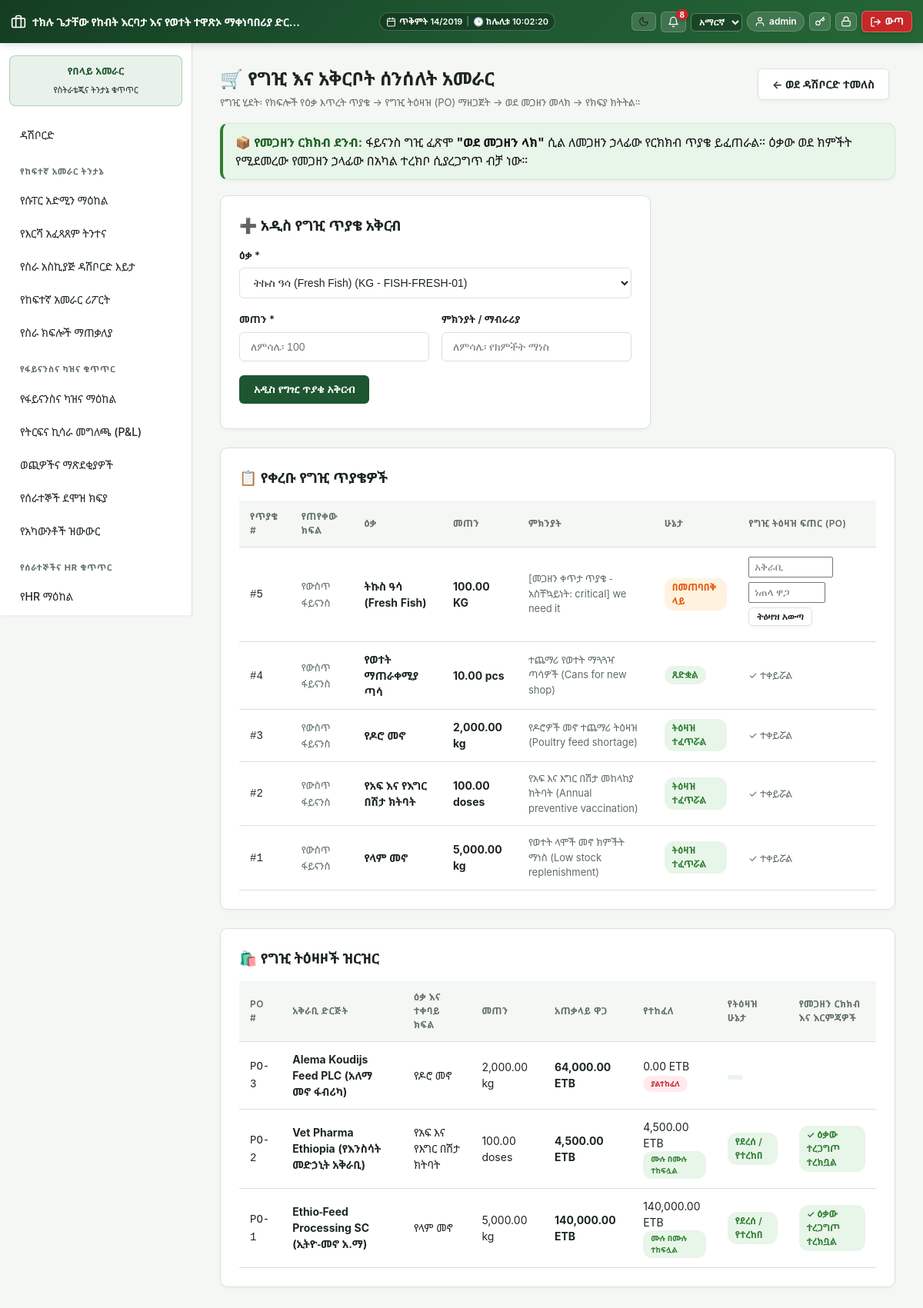
Page /modules/finance/purchasing.php (signed in) on the committed database.
### tables this page shows
CREATE TABLE `fin_purchase_requests` (
  `id` int(11) NOT NULL,
  `material_request_id` int(11) DEFAULT NULL,
  `stock_item_id` int(11) DEFAULT NULL,
  `quantity` decimal(12,2) NOT NULL,
  `justification` varchar(255) DEFAULT NULL,
  `requested_by` int(11) NOT NULL,
  `status` enum('pending','approved','rejected','converted_to_po') NOT NULL DEFAULT 'pending',
  `created_at` datetime DEFAULT current_timestamp()
);

CREATE TABLE `wh_stock_items` (
  `id` int(11) NOT NULL,
  `sku` varchar(50) NOT NULL,
  `name` varchar(150) NOT NULL,
  `product_class` enum('milk','feed','medicine','equipment','spare_parts','general') NOT NULL,
  `department_scope` varchar(20) DEFAULT NULL COMMENT 'NULL = shared across all departments in its product_class; otherwise a departments.code value restricting it to one department (see includes/material_request_shared.php)',
  `partition_code` enum('finished_products','feed_nutrition','materials_supplies') NOT NULL DEFAULT 'finished_products',
  `unit` varchar(20) NOT NULL,
  `is_perishable` tinyint(1) NOT NULL DEFAULT 0
);

CREATE TABLE `fin_purchase_orders` (
  `id` int(11) NOT NULL,
  `purchase_request_id` int(11) DEFAULT NULL,
  `material_request_id` int(11) DEFAULT NULL,
  `supplier_name` varchar(150) NOT NULL,
  `stock_item_id` int(11) NOT NULL,
  `quantity` decimal(12,2) NOT NULL,
  `unit_price` decimal(12,2) NOT NULL,
  `total_amount` decimal(14,2) NOT NULL,
  `amount_paid` decimal(14,2) NOT NULL DEFAULT 0.00,
  `payment_status` enum('unpaid','partial','paid') NOT NULL DEFAULT 'unpaid',
  `status` enum('draft','pending_approval','approved','sent','pending_receipt','received','cancelled') NOT NULL DEFAULT 'draft',
  `created_by` int(11) NOT NULL,
  `approved_by` int(11) DEFAULT NULL,
  `created_at` datetime DEFAULT current_timestamp()
);

### includes/auth.php (called while the page is built, shortened)
<?php
require_once __DIR__ . '/../config/db.php';
require_once __DIR__ . '/functions.php';
function current_user(): ?array
{
    return $_SESSION['user'] ?? null;
}

### includes/functions.php (called while the page is built, shortened)
<?php
require_once __DIR__ . '/../config/db.php';
function h(?string $s): string { return htmlspecialchars($s ?? '', ENT_QUOTES, 'UTF-8'); }
function current_locale(): string
{
    $user = current_user();
    $locale = $user['locale'] ?? ($_SESSION['guest_locale'] ?? 'en');
    return array_key_exists($locale, SUPPORTED_LOCALES) ? $locale : 'en';
}
function t(string $key, ?string $fallback = null): string
{
    static $cache = [];
    $locale = current_locale();
    if (!isset($cache[$locale])) {
        $path = __DIR__ . "/lang/{$locale}.php";
        $cache[$locale] = file_exists($path) ? require $path : [];
    }
    if (!isset($cache['en'])) {
        $pathEn = __DIR__ . '/lang/en.php';
        $cache['en'] = file_exists($pathEn) ? require $pathEn : [];
    }
    return $cache[$locale][$key] ?? $cache['en'][$key] ?? $fallback ?? $key;
}

### config/db.php (called while the page is built, shortened)
<?php
function db(): PDO
{
    static $pdo = null;
    if ($pdo === null) {
        try {
            $pdo = new PDO(
                "mysql:host=" . DB_HOST . ";dbname=" . DB_NAME . ";charset=utf8mb4",
                DB_USER,
                DB_PASS,
                [
                    PDO::ATTR_ERRMODE => PDO::ERRMODE_EXCEPTION,
                    PDO::ATTR_DEFAULT_FETCH_MODE => PDO::FETCH_ASSOC,
                ]
            );
        } catch (PDOException $e) {
            die('Database connection failed: ' . htmlspecialchars($e->getMessage()) .
                '<br>Check config/db.php — is MySQL running in XAMPP, and does the "aleltu_eifms" database exist?');
        }
    }
    return $pdo;
}

### modules/finance/purchasing.php (the view, shortened to what this page needs)
<?php
require_once __DIR__ . '/../../includes/functions.php';
require_once __DIR__ . '/../../includes/auth.php';
require_once __DIR__ . '/../../includes/header.php';
$items = db()->query("SELECT id, name, sku, unit FROM wh_stock_items ORDER BY name")->fetchAll();
$requests = db()->query(
    "SELECT pr.*, i.name AS item_name, i.unit, d.name AS dept_name, mr.id AS mat_req_id
     FROM fin_purchase_requests pr
     LEFT JOIN wh_stock_items i ON i.id = pr.stock_item_id
     LEFT JOIN dept_material_requests mr ON mr.id = pr.material_request_id
     LEFT JOIN departments d ON d.id = mr.department_id
     ORDER BY pr.id DESC LIMIT 30"
)->fetchAll();
$orders = db()->query(
    "SELECT po.*, i.name AS item_name, i.unit, d.name AS dept_name
     FROM fin_purchase_orders po
     JOIN wh_stock_items i ON i.id = po.stock_item_id
     LEFT JOIN dept_material_requests mr ON mr.id = po.material_request_id
     LEFT JOIN departments d ON d.id = mr.department_id
     ORDER BY po.id DESC LIMIT 30"
)->fetchAll();
?>
<div style="display:flex;justify-content:space-between;align-items:center;margin-bottom:16px;flex-wrap:wrap;gap:10px">
    <div>
        <h2 class="mt-0" style="margin-bottom:4px">🛒 <?= h(t('fin.purchasing_title', 'Finance Purchasing & Supply Chain')) ?></h2>
        <p class="text-muted" style="margin:0"><?= current_locale() === 'am' ? 'የግዢ ሂደት፡ የክፍሎች የዕቃ እጥረት ጥያቄ &rarr; የግዢ ትዕዛዝ (PO) ማዘጋጀት &rarr; ወደ መጋዘን መላክ &rarr; የክፍያ ክትትል።' : 'Procurement cycle: Department Shortage &rarr; Purchase Request &rarr; Purchase Order &rarr; Send to Warehouse &rarr; Payment Tracking.' ?></p>
    </div>
    <div style="display:flex;gap:8px">
        <a href="<?= BASE_URL ?>/modules/finance/dashboard.php" class="btn secondary">&larr; <?= h(t('fin.back_to_dashboard', 'Cash Flow Dashboard')) ?></a>
    </div>
</div>
<div class="card" style="background:#e8f5e9;border-left:4px solid #2e7d32;color:#111111;margin-bottom:20px;padding:12px 16px">
    <strong style="color:#1b5e20">📦 <?= current_locale() === 'am' ? 'የመጋዘን ርክክብ ደንብ:' : 'Warehouse Receiving Protection Rule:' ?></strong> <?= current_locale() === 'am' ? 'ፋይናንስ ግዢ ፈጽሞ <strong>"ወደ መጋዘን ላክ"</strong> ሲል ለመጋዘን ኃላፊው የርክክብ ጥያቄ ይፈጠራል። ዕቃው ወደ ክምችት የሚደመረው የመጋዘን ኃላፊው በአካል ተረክቦ ሲያረጋግጥ ብቻ ነው።' : 'When Finance completes a purchase and clicks "Send to Warehouse", an incoming shipment record is automatically created for the Storekeeper.' ?>
</div>
<div class="card" style="max-width:560px;margin-bottom:24px">
    <h3>➕ <?= h(t('fin.raise_request', 'Raise Internal Purchase Request')) ?></h3>
    <form method="post"><?= csrf_field() ?>
        <div class="form-group">
            <label><?= h(t('fin.item', 'Item')) ?> *</label>
            <select name="stock_item_id" required>
                <?php foreach ($items as $i): ?>
                    <option value="<?= (int) $i['id'] ?>"><?= h($i['name']) ?> (<?= h($i['unit']) ?> - <?= h($i['sku']) ?>)</option>
                <?php endforeach; ?>
            </select>
        </div>
        <div class="form-row">
            <div class="form-group">
                <label><?= h(t('fin.quantity', 'Quantity')) ?> *</label>
                <input type="number" step="0.01" min="0.1" name="quantity" required placeholder="<?= current_locale() === 'am' ? 'ለምሳሌ፡ 100' : 'e.g. 100' ?>">
            </div>
            <div class="form-group">
                <label><?= h(t('fin.justification', 'Justification / Purpose')) ?></label>
                <input type="text" name="justification" placeholder="<?= current_locale() === 'am' ? 'ለምሳሌ፡ የክምችት ማነስ' : 'e.g. Low inventory reorder' ?>">
            </div>
        </div>
        <button class="btn" type="submit"><?= h(t('fin.raise_request', 'Submit Purchase Request')) ?></button>
    </form>
</div>
<div class="card" style="margin-bottom:24px">
    <h3 style="margin-top:0">📋 <?= h(t('fin.purchase_requests', 'Purchase Requests Queue')) ?></h3>
    <div style="overflow-x:auto">
        <table>
            <thead>
                <tr>
                    <th><?= current_locale() === 'am' ? 'የጥያቄ #' : 'Req #' ?></th>
                    <th><?= current_locale() === 'am' ? 'የጠየቀው ክፍል' : 'Origin / Department' ?></th>
                    <th><?= current_locale() === 'am' ? 'ዕቃ' : 'Item' ?></th>
                    <th><?= current_locale() === 'am' ? 'መጠን' : 'Quantity' ?></th>
                    <th><?= current_locale() === 'am' ? 'ምክንያት' : 'Justification' ?></th>
                    <th><?= h(t('common.status', 'Status')) ?></th>
                    <th><?= current_locale() === 'am' ? 'የግዢ ትዕዛዝ ፍጠር (PO)' : 'Process PO' ?></th>
                </tr>
            </thead>
            <tbody>
                <?php foreach ($requests as $r):
                    $reqStText = match($r['status']) {
                        'converted_to_po' => (current_locale() === 'am' ? 'ትዕዛዝ ተፈጥሯል' : 'PO Created'),
                        'approved' => (current_locale() === 'am' ? 'ጸድቋል' : 'Approved'),
                        default => (current_locale() === 'am' ? 'በመጠባበቅ ላይ' : 'Pending')
                    };
                ?>
                    <tr>
                        <td><code>#<?= (int)$r['id'] ?></code></td>
                        <td>
                            <?php if ($r['mat_req_id']): ?>
                                <strong style="color:var(--primary)"><?= h($r['dept_name'] ?: (current_locale() === 'am' ? 'የስራ ክፍል' : 'Department')) ?></strong>
                                <br><small class="text-muted"><?= current_locale() === 'am' ? 'ከጥያቄ #' : 'Linked to Req #' ?><?= (int)$r['mat_req_id'] ?></small>
                            <?php else: ?>
                                <span class="text-muted"><?= current_locale() === 'am' ? 'የውስጥ ፋይናንስ' : 'Internal Finance' ?></span>
                            <?php endif; ?>
                        </td>
                        <td><strong><?= h($r['item_name']) ?></strong></td>
                        <td><strong style="font-size:14px"><?= number_format($r['quantity'], 2) ?> <?= h($r['unit']) ?></strong></td>
                        <td class="text-muted"><?= h($r['justification'] ?: '—') ?></td>
                        <td>
                            <span class="badge <?= $r['status'] === 'pending' ? 'dry' : 'milking' ?>">
                                <?= h($reqStText) ?>
                            </span>
                        </td>
                        <td>
                            <?php if ($r['status'] === 'pending'): ?>
                                <form method="post" style="display:flex;gap:6px;flex-wrap:wrap"><?= csrf_field() ?>
                                    <input type="text" name="supplier_name" placeholder="<?= current_locale() === 'am' ? 'አቅራቢ' : 'Supplier' ?>" required style="width:110px;padding:4px 6px">
                                    <input type="number" step="0.01" min="0.01" name="unit_price" placeholder="<?= current_locale() === 'am' ? 'ነጠላ ዋጋ' : 'Unit Price' ?>" required style="width:100px;padding:4px 6px">
                                    <button class="btn secondary" type="submit" style="padding:4px 10px;font-size:12px"><?= current_locale() === 'am' ? 'ትዕዛዝ አውጣ' : 'Create PO' ?></button>
                                </form>
                            <?php else: ?>
                                <span class="text-muted">✓ <?= current_locale() === 'am' ? 'ተቀይሯል' : 'Converted' ?></span>
                            <?php endif; ?>
                        </td>
                    </tr>
                <?php endforeach; ?>
            </tbody>
        </table>
    </div>
</div>
<div class="card">
    <h3 style="margin-top:0">🛍️ <?= h(t('fin.purchase_orders', 'Purchase Orders & Warehouse Dispatch')) ?></h3>
    <div style="overflow-x:auto">
        <table>
        <thead>
            <tr>
                <th>PO #</th>
                <th><?= current_locale() === 'am' ? 'አቅራቢ ድርጅት' : 'Supplier' ?></th>
                <th><?= current_locale() === 'am' ? 'ዕቃ እና ተቀባይ ክፍል' : 'Item & Destination' ?></th>
                <th><?= current_locale() === 'am' ? 'መጠን' : 'Quantity' ?></th>
                <th><?= current_locale() === 'am' ? 'አጠቃላይ ዋጋ' : 'Total Value' ?></th>
                <th><?= current_locale() === 'am' ? 'የተከፈለ' : 'Paid Amount' ?></th>
                <th><?= current_locale() === 'am' ? 'የትዕዛዝ ሁኔታ' : 'Order Status' ?></th>
                <th><?= current_locale() === 'am' ? 'የመጋዘን ርክክብ እና እርምጃዎች' : 'Warehouse Dispatch / Actions' ?></th>
            </tr>
        </thead>
        <tbody>
            <?php foreach ($orders as $o):
                $payStatusBadge = ['unpaid' => 'badge sold', 'partial' => 'badge dry', 'paid' => 'badge milking'][$o['payment_status']] ?? 'badge';
                $payStatusText = match($o['payment_status']) {
                    'paid' => (current_locale() === 'am' ? 'ሙሉ በሙሉ ተከፍሏል' : 'Paid'),
                    'partial' => (current_locale() === 'am' ? 'በከፊል ተከፍሏል' : 'Partial'),
                    default => (current_locale() === 'am' ? 'ያልተከፈለ' : 'Unpaid')
                };
                $orderStatusBadge = match($o['status']) {
                    'received' => 'badge milking',
                    'pending_receipt', 'sent_to_warehouse' => 'badge dry',
                    'pending_approval' => 'badge sold',
                    'approved' => 'badge active',
                    default => 'badge'
                };
                $orderStatusText = match($o['status']) {
                    'received' => (current_locale() === 'am' ? 'የደረሰ / የተረከበ' : 'Received'),
                    'pending_receipt', 'sent_to_warehouse' => (current_locale() === 'am' ? 'ወደ መጋዘን የተላከ' : 'Sent to Warehouse'),
                    'pending_approval' => (current_locale() === 'am' ? 'ማጽደቅ ይጠብቃል' : 'Pending Approval'),
                    'approved' => (current_locale() === 'am' ? 'የጸደቀ' : 'Approved'),
                    default => str_replace('_', ' ', $o['status'])
                };
            ?>
                <tr>
                    <td><code>PO-<?= (int)$o['id'] ?></code></td>
                    <td><strong><?= h($o['supplier_name']) ?></strong></td>
                    <td>
                        <?= h($o['item_name']) ?>
                    </td>
                    <td><?= number_format($o['quantity'], 2) ?> <?= h($o['unit']) ?></td>
                    <td><strong><?= number_format($o['total_amount'], 2) ?> <?= h(t('common.etb', 'ETB')) ?></strong></td>
                    <td>
                        <?= number_format($o['amount_paid'], 2) ?> <?= h(t('common.etb', 'ETB')) ?>
                        <br><span class="<?= $payStatusBadge ?>" style="font-size:10px"><?= h($payStatusText) ?></span>
                    </td>
                    <td>
                        <span class="<?= $orderStatusBadge ?>"><?= h($orderStatusText) ?></span>
                    </td>
                    <td>
                        <?php if ($o['status'] === 'pending_approval'): ?>
                            <form method="post"><?= csrf_field() ?>
                                <input type="hidden" name="approve_po" value="<?= (int) $o['id'] ?>">
                                <button class="btn secondary" type="submit" style="padding:4px 10px;font-size:12px">✓ <?= current_locale() === 'am' ? 'ትዕዛዙን አጽድቅ' : 'Approve PO' ?></button>
                            </form>
                        <?php elseif ($o['status'] === 'received'): ?>
                            <span class="badge milking">✓ <?= current_locale() === 'am' ? 'ዕቃው ተረጋግጦ ተረክቧል' : 'Stock Received &amp; Verified' ?></span>
                        <?php endif; ?>
                    </td>
                </tr>
            <?php endforeach; ?>
        </tbody>
    </table>
    </div>
</div>
<?php require_once __DIR__ . '/../../includes/footer.php'; ?>

### rows in the picture
fin_purchase_requests: id "5", stock_item.name "ትኩስ ዓሳ (Fresh Fish)", quantity "100.00", stock_item.unit "KG", justification "[መጋዘን ቀጥታ ጥያቄ - አስቸኳይነት: critical] we need it", status "በመጠባበቅ ላይ", shows "ትዕዛዝ አውጣ"
fin_purchase_requests: id "4", stock_item.name "የወተት ማጠራቀሚያ ጣሳ", quantity "10.00", stock_item.unit "pcs", justification "ተጨማሪ የወተት ማጓጓዣ ጣሳዎች (Cans for new shop)", status "ጸድቋል", shows "ተቀይሯል"
fin_purchase_requests: id "3", stock_item.name "የዶሮ መኖ", quantity "2,000.00", stock_item.unit "kg", justification "የዶሮዎች መኖ ተጨማሪ ትዕዛዝ (Poultry feed shortage)", status "ትዕዛዝ ተፈጥሯል", shows "ተቀይሯል"
fin_purchase_requests: id "2", stock_item.name "የአፍ እና የእግር በሽታ ክትባት", quantity "100.00", stock_item.unit "doses", justification "የአፍ እና እግር በሽታ መከላከያ ክትባት (Annual preventive vaccination)", status "ትዕዛዝ ተፈጥሯል", shows "ተቀይሯል"
fin_purchase_requests: id "1", stock_item.name "የላም መኖ", quantity "5,000.00", stock_item.unit "kg", justification "የወተት ላሞች መኖ ክምችት ማነስ (Low stock replenishment)", status "ትዕዛዝ ተፈጥሯል", shows "ተቀይሯል"
fin_purchase_orders: id "3", supplier_name "Alema Koudijs Feed PLC (አለማ መኖ ፋብሪካ)", stock_item.name "የዶሮ መኖ", quantity "2,000.00", stock_item.unit "kg", total_amount "64,000.00", amount_paid "0.00", payment_status "ያልተከፈለ"
fin_purchase_orders: id "2", supplier_name "Vet Pharma Ethiopia (የእንስሳት መድኃኒት አቅራቢ)", stock_item.name "የአፍ እና የእግር በሽታ ክትባት", quantity "100.00", stock_item.unit "doses", total_amount "4,500.00", amount_paid "4,500.00", payment_status "ሙሉ በሙሉ ተከፍሏል", status "የደረሰ / የተረከበ", shows "ዕቃው ተረጋግጦ ተረክቧል"
fin_purchase_orders: id "1", supplier_name "Ethio-Feed Processing SC (ኢትዮ-መኖ አ.ማ)", stock_item.name "የላም መኖ", quantity "5,000.00", stock_item.unit "kg", total_amount "140,000.00", amount_paid "140,000.00", payment_status "ሙሉ በሙሉ ተከፍሏል", status "የደረሰ / የተረከበ", shows "ዕቃው ተረጋግጦ ተረክቧል"

### other values in the picture
$unread "8"
$user['name'] "admin"
t('nav.dashboard') "ዳሽቦርድ"
$sec['title'] "የከፍተኛ አመራር ትንታኔ"
$item['label'] "የሱፐር አድሚን ማዕከል"
$item['label'] "የእርሻ አፈጻጸም ትንተና"
$item['label'] "የስራ አስኪያጅ ዳሽቦርድ እይታ"
$item['label'] "የከፍተኛ አመራር ሪፖርት"
$item['label'] "የስራ ክፍሎች ማጠቃለያ"
$sec['title'] "የፋይናንስና ካዝና ቁጥጥር"
$item['label'] "የፋይናንስና ካዝና ማዕከል"
$item['label'] "የትርፍና ኪሳራ መግለጫ (P&L)"
$item['label'] "ወጪዎችና ማጽደቂያዎች"
$item['label'] "የሰራተኞች ደሞዝ ክፍያ"
$item['label'] "የአካውንቶች ዝውውር"
